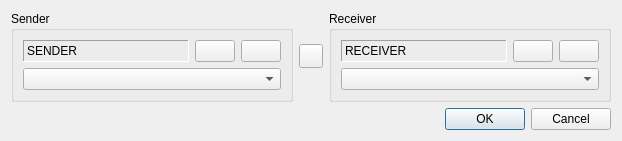
<?xml version="1.0" encoding="UTF-8"?>
<ui version="4.0">
 <class>CLinkDialog</class>
 <widget class="QDialog" name="CLinkDialog">
  <property name="geometry">
   <rect>
    <x>0</x>
    <y>0</y>
    <width>622</width>
    <height>134</height>
   </rect>
  </property>
  <property name="sizePolicy">
   <sizepolicy hsizetype="Minimum" vsizetype="Fixed">
    <horstretch>0</horstretch>
    <verstretch>0</verstretch>
   </sizepolicy>
  </property>
  <property name="windowTitle">
   <string>Create Link</string>
  </property>
  <layout class="QVBoxLayout" name="verticalLayout_3">
   <property name="sizeConstraint">
    <enum>QLayout::SetDefaultConstraint</enum>
   </property>
   <item>
    <layout class="QHBoxLayout" name="horizontalLayout_3">
     <item>
      <widget class="QGroupBox" name="SenderGroupBox">
       <property name="title">
        <string>Sender</string>
       </property>
       <layout class="QVBoxLayout" name="verticalLayout">
        <item>
         <layout class="QHBoxLayout" name="horizontalLayout">
          <item>
           <widget class="QLabel" name="SenderNameLabel">
            <property name="sizePolicy">
             <sizepolicy hsizetype="Ignored" vsizetype="Preferred">
              <horstretch>1</horstretch>
              <verstretch>0</verstretch>
             </sizepolicy>
            </property>
            <property name="frameShape">
             <enum>QFrame::Panel</enum>
            </property>
            <property name="frameShadow">
             <enum>QFrame::Sunken</enum>
            </property>
            <property name="text">
             <string>SENDER</string>
            </property>
            <property name="textInteractionFlags">
             <set>Qt::LinksAccessibleByMouse|Qt::TextSelectableByMouse</set>
            </property>
           </widget>
          </item>
          <item>
           <widget class="QPushButton" name="SenderPickFromList">
            <property name="text">
             <string/>
            </property>
            <property name="icon">
             <iconset resource="../Icons.qrc">
              <normaloff>:/icons/Instances_16px.svg</normaloff>:/icons/Instances_16px.svg</iconset>
            </property>
            <property name="iconSize">
             <size>
              <width>16</width>
              <height>16</height>
             </size>
            </property>
           </widget>
          </item>
          <item>
           <widget class="QPushButton" name="SenderPickFromViewport">
            <property name="text">
             <string/>
            </property>
            <property name="icon">
             <iconset resource="../Icons.qrc">
              <normaloff>:/icons/SelectMode_16px.svg</normaloff>:/icons/SelectMode_16px.svg</iconset>
            </property>
            <property name="iconSize">
             <size>
              <width>16</width>
              <height>16</height>
             </size>
            </property>
            <property name="checkable">
             <bool>true</bool>
            </property>
           </widget>
          </item>
         </layout>
        </item>
        <item>
         <widget class="QComboBox" name="SenderStateComboBox"/>
        </item>
       </layout>
      </widget>
     </item>
     <item>
      <widget class="QPushButton" name="SwapButton">
       <property name="sizePolicy">
        <sizepolicy hsizetype="Fixed" vsizetype="Fixed">
         <horstretch>0</horstretch>
         <verstretch>0</verstretch>
        </sizepolicy>
       </property>
       <property name="minimumSize">
        <size>
         <width>24</width>
         <height>24</height>
        </size>
       </property>
       <property name="maximumSize">
        <size>
         <width>24</width>
         <height>24</height>
        </size>
       </property>
       <property name="text">
        <string/>
       </property>
       <property name="icon">
        <iconset resource="../Icons.qrc">
         <normaloff>:/icons/Swap_16px.svg</normaloff>:/icons/Swap_16px.svg</iconset>
       </property>
       <property name="iconSize">
        <size>
         <width>16</width>
         <height>16</height>
        </size>
       </property>
      </widget>
     </item>
     <item>
      <widget class="QGroupBox" name="ReceiverGroupBox">
       <property name="title">
        <string>Receiver</string>
       </property>
       <layout class="QVBoxLayout" name="verticalLayout_2">
        <item>
         <layout class="QHBoxLayout" name="horizontalLayout_2">
          <item>
           <widget class="QLabel" name="ReceiverNameLabel">
            <property name="sizePolicy">
             <sizepolicy hsizetype="Ignored" vsizetype="Preferred">
              <horstretch>1</horstretch>
              <verstretch>0</verstretch>
             </sizepolicy>
            </property>
            <property name="frameShape">
             <enum>QFrame::Panel</enum>
            </property>
            <property name="frameShadow">
             <enum>QFrame::Sunken</enum>
            </property>
            <property name="text">
             <string>RECEIVER</string>
            </property>
            <property name="textInteractionFlags">
             <set>Qt::LinksAccessibleByMouse|Qt::TextSelectableByMouse</set>
            </property>
           </widget>
          </item>
          <item>
           <widget class="QPushButton" name="ReceiverPickFromList">
            <property name="text">
             <string/>
            </property>
            <property name="icon">
             <iconset resource="../Icons.qrc">
              <normaloff>:/icons/Instances_16px.svg</normaloff>:/icons/Instances_16px.svg</iconset>
            </property>
            <property name="iconSize">
             <size>
              <width>16</width>
              <height>16</height>
             </size>
            </property>
           </widget>
          </item>
          <item>
           <widget class="QPushButton" name="ReceiverPickFromViewport">
            <property name="text">
             <string/>
            </property>
            <property name="icon">
             <iconset resource="../Icons.qrc">
              <normaloff>:/icons/SelectMode_16px.svg</normaloff>:/icons/SelectMode_16px.svg</iconset>
            </property>
            <property name="iconSize">
             <size>
              <width>16</width>
              <height>16</height>
             </size>
            </property>
            <property name="checkable">
             <bool>true</bool>
            </property>
           </widget>
          </item>
         </layout>
        </item>
        <item>
         <widget class="QComboBox" name="ReceiverMessageComboBox"/>
        </item>
       </layout>
      </widget>
     </item>
    </layout>
   </item>
   <item>
    <spacer name="verticalSpacer">
     <property name="orientation">
      <enum>Qt::Vertical</enum>
     </property>
     <property name="sizeHint" stdset="0">
      <size>
       <width>20</width>
       <height>40</height>
      </size>
     </property>
    </spacer>
   </item>
   <item>
    <widget class="QDialogButtonBox" name="ButtonBox">
     <property name="orientation">
      <enum>Qt::Horizontal</enum>
     </property>
     <property name="standardButtons">
      <set>QDialogButtonBox::Cancel|QDialogButtonBox::Ok</set>
     </property>
    </widget>
   </item>
  </layout>
 </widget>
 <resources>
  <include location="../Icons.qrc"/>
 </resources>
 <connections>
  <connection>
   <sender>ButtonBox</sender>
   <signal>accepted()</signal>
   <receiver>CLinkDialog</receiver>
   <slot>accept()</slot>
   <hints>
    <hint type="sourcelabel">
     <x>248</x>
     <y>254</y>
    </hint>
    <hint type="destinationlabel">
     <x>157</x>
     <y>274</y>
    </hint>
   </hints>
  </connection>
  <connection>
   <sender>ButtonBox</sender>
   <signal>rejected()</signal>
   <receiver>CLinkDialog</receiver>
   <slot>reject()</slot>
   <hints>
    <hint type="sourcelabel">
     <x>316</x>
     <y>260</y>
    </hint>
    <hint type="destinationlabel">
     <x>286</x>
     <y>274</y>
    </hint>
   </hints>
  </connection>
 </connections>
</ui>
